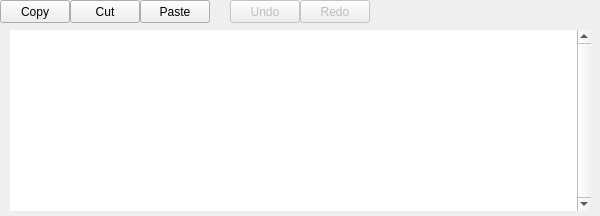
<?xml version="1.0" encoding="UTF-8"?>
<ui version="4.0">
 <class>DescriptionEditor</class>
 <widget class="QDialog" name="DescriptionEditor">
  <property name="geometry">
   <rect>
    <x>0</x>
    <y>0</y>
    <width>600</width>
    <height>216</height>
   </rect>
  </property>
  <property name="minimumSize">
   <size>
    <width>600</width>
    <height>216</height>
   </size>
  </property>
  <property name="maximumSize">
   <size>
    <width>600</width>
    <height>216</height>
   </size>
  </property>
  <property name="acceptDrops">
   <bool>false</bool>
  </property>
  <property name="windowTitle">
   <string>Maneuver Description Editor</string>
  </property>
  <widget class="QPlainTextEdit" name="description">
   <property name="geometry">
    <rect>
     <x>10</x>
     <y>30</y>
     <width>581</width>
     <height>181</height>
    </rect>
   </property>
   <property name="font">
    <font>
     <pointsize>10</pointsize>
    </font>
   </property>
   <property name="cursor" stdset="0">
    <cursorShape>IBeamCursor</cursorShape>
   </property>
   <property name="focusPolicy">
    <enum>Qt::ClickFocus</enum>
   </property>
   <property name="acceptDrops">
    <bool>true</bool>
   </property>
   <property name="toolTip">
    <string>Edit the description</string>
   </property>
   <property name="frameShape">
    <enum>QFrame::NoFrame</enum>
   </property>
   <property name="verticalScrollBarPolicy">
    <enum>Qt::ScrollBarAlwaysOn</enum>
   </property>
   <property name="horizontalScrollBarPolicy">
    <enum>Qt::ScrollBarAlwaysOff</enum>
   </property>
   <property name="documentTitle">
    <string notr="true"/>
   </property>
   <property name="undoRedoEnabled">
    <bool>true</bool>
   </property>
   <property name="readOnly">
    <bool>false</bool>
   </property>
   <property name="plainText">
    <string notr="true"/>
   </property>
   <property name="placeholderText">
    <string>No description</string>
   </property>
  </widget>
  <widget class="QPushButton" name="copyButton">
   <property name="geometry">
    <rect>
     <x>0</x>
     <y>0</y>
     <width>70</width>
     <height>23</height>
    </rect>
   </property>
   <property name="focusPolicy">
    <enum>Qt::NoFocus</enum>
   </property>
   <property name="toolTip">
    <string>Copy selected characters into clipboard</string>
   </property>
   <property name="text">
    <string>Copy</string>
   </property>
   <property name="autoDefault">
    <bool>false</bool>
   </property>
  </widget>
  <widget class="QPushButton" name="cutButton">
   <property name="geometry">
    <rect>
     <x>70</x>
     <y>0</y>
     <width>70</width>
     <height>23</height>
    </rect>
   </property>
   <property name="focusPolicy">
    <enum>Qt::NoFocus</enum>
   </property>
   <property name="toolTip">
    <string>Cut selected characters and store into clipboard</string>
   </property>
   <property name="text">
    <string>Cut</string>
   </property>
   <property name="autoDefault">
    <bool>false</bool>
   </property>
  </widget>
  <widget class="QPushButton" name="pasteButton">
   <property name="geometry">
    <rect>
     <x>140</x>
     <y>0</y>
     <width>70</width>
     <height>23</height>
    </rect>
   </property>
   <property name="focusPolicy">
    <enum>Qt::NoFocus</enum>
   </property>
   <property name="toolTip">
    <string>Paste characters from clipboard</string>
   </property>
   <property name="text">
    <string>Paste</string>
   </property>
   <property name="autoDefault">
    <bool>false</bool>
   </property>
  </widget>
  <widget class="QPushButton" name="undoButton">
   <property name="enabled">
    <bool>false</bool>
   </property>
   <property name="geometry">
    <rect>
     <x>230</x>
     <y>0</y>
     <width>70</width>
     <height>23</height>
    </rect>
   </property>
   <property name="focusPolicy">
    <enum>Qt::NoFocus</enum>
   </property>
   <property name="toolTip">
    <string>Undo latest operation</string>
   </property>
   <property name="text">
    <string>Undo</string>
   </property>
   <property name="autoDefault">
    <bool>false</bool>
   </property>
  </widget>
  <widget class="QPushButton" name="redoButton">
   <property name="enabled">
    <bool>false</bool>
   </property>
   <property name="geometry">
    <rect>
     <x>300</x>
     <y>0</y>
     <width>70</width>
     <height>23</height>
    </rect>
   </property>
   <property name="focusPolicy">
    <enum>Qt::NoFocus</enum>
   </property>
   <property name="toolTip">
    <string>Redo latest undone operation</string>
   </property>
   <property name="text">
    <string>Redo</string>
   </property>
   <property name="autoDefault">
    <bool>false</bool>
   </property>
  </widget>
 </widget>
 <resources/>
 <connections>
  <connection>
   <sender>copyButton</sender>
   <signal>clicked()</signal>
   <receiver>description</receiver>
   <slot>copy()</slot>
   <hints>
    <hint type="sourcelabel">
     <x>40</x>
     <y>13</y>
    </hint>
    <hint type="destinationlabel">
     <x>50</x>
     <y>98</y>
    </hint>
   </hints>
  </connection>
  <connection>
   <sender>cutButton</sender>
   <signal>clicked()</signal>
   <receiver>description</receiver>
   <slot>cut()</slot>
   <hints>
    <hint type="sourcelabel">
     <x>105</x>
     <y>15</y>
    </hint>
    <hint type="destinationlabel">
     <x>114</x>
     <y>73</y>
    </hint>
   </hints>
  </connection>
  <connection>
   <sender>pasteButton</sender>
   <signal>clicked()</signal>
   <receiver>description</receiver>
   <slot>paste()</slot>
   <hints>
    <hint type="sourcelabel">
     <x>170</x>
     <y>13</y>
    </hint>
    <hint type="destinationlabel">
     <x>172</x>
     <y>84</y>
    </hint>
   </hints>
  </connection>
  <connection>
   <sender>undoButton</sender>
   <signal>clicked()</signal>
   <receiver>description</receiver>
   <slot>undo()</slot>
   <hints>
    <hint type="sourcelabel">
     <x>269</x>
     <y>10</y>
    </hint>
    <hint type="destinationlabel">
     <x>270</x>
     <y>64</y>
    </hint>
   </hints>
  </connection>
  <connection>
   <sender>redoButton</sender>
   <signal>clicked()</signal>
   <receiver>description</receiver>
   <slot>redo()</slot>
   <hints>
    <hint type="sourcelabel">
     <x>349</x>
     <y>12</y>
    </hint>
    <hint type="destinationlabel">
     <x>350</x>
     <y>69</y>
    </hint>
   </hints>
  </connection>
 </connections>
</ui>
